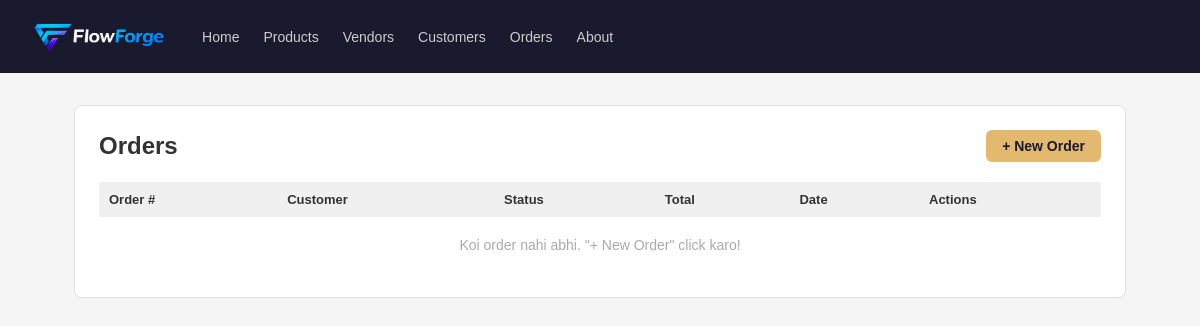
The page /orders on the database as committed earlier.
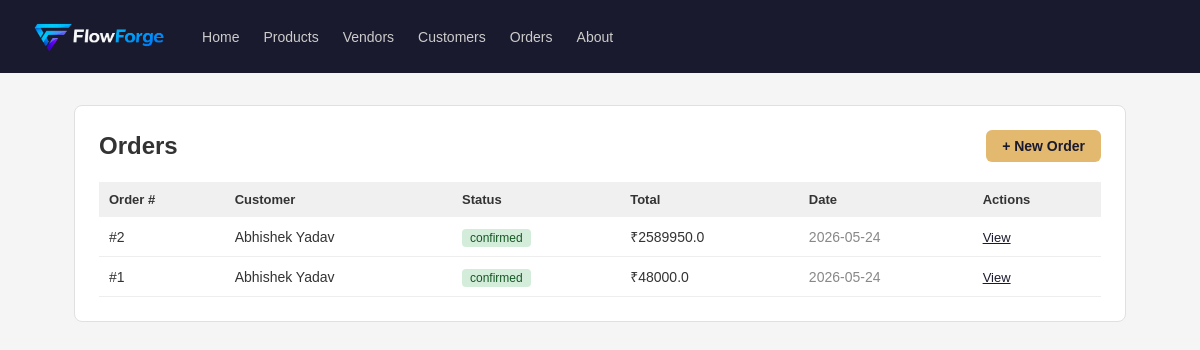
The same page on the database as committed later.
### tables this page shows
CREATE TABLE orders (
            id INTEGER PRIMARY KEY AUTOINCREMENT,
            customer_id INTEGER NOT NULL,
            status TEXT DEFAULT 'pending',
            total_amount REAL DEFAULT 0,
            created_at TIMESTAMP DEFAULT CURRENT_TIMESTAMP,
            FOREIGN KEY (customer_id) REFERENCES customers(id)
        );

CREATE TABLE customers (
            id INTEGER PRIMARY KEY AUTOINCREMENT,
            name TEXT NOT NULL,
            email TEXT,
            phone TEXT,
            address TEXT
        );

### App.py (the view)
@app.route('/orders')
def orders_list():
    db = get_db()
    orders = db.execute('''
        SELECT orders.*, customers.name as customer_name
        FROM orders
        JOIN customers ON orders.customer_id = customers.id
        ORDER BY orders.created_at DESC
    ''').fetchall()
    db.close()
    return render_template('orders/list.html', orders=orders)

### database.py (called while the page is built)
def get_db():
    conn = sqlite3.connect(DATABASE)
    conn.row_factory = sqlite3.Row
    return conn

### templates/orders/list.html (shortened to what this page needs)
{% extends "base.html" %}
{% block content %}
<div class="card">
    <div style="display: flex; justify-content: space-between; align-items: center;">
        <h2>Orders</h2>
        <a href="/orders/add" style="background: #e2b96f; color: #1a1a2e; padding: 8px 16px;
           border-radius: 6px; text-decoration: none; font-size: 14px; font-weight: 600;">
            + New Order
        </a>
    </div>
    <table style="width: 100%; border-collapse: collapse; margin-top: 20px;">
        <thead>
            <tr style="background: #f0f0f0;">
                <th style="padding: 10px; text-align: left; font-size: 13px;">Order #</th>
                <th style="padding: 10px; text-align: left; font-size: 13px;">Customer</th>
                <th style="padding: 10px; text-align: left; font-size: 13px;">Status</th>
                <th style="padding: 10px; text-align: left; font-size: 13px;">Total</th>
                <th style="padding: 10px; text-align: left; font-size: 13px;">Date</th>
                <th style="padding: 10px; text-align: left; font-size: 13px;">Actions</th>
            </tr>
        </thead>
        <tbody>
            {% for order in orders %}
            <tr style="border-bottom: 1px solid #eee;">
                <td style="padding: 10px; font-size: 14px;">#{{ order['id'] }}</td>
                <td style="padding: 10px; font-size: 14px;">{{ order['customer_name'] }}</td>
                <td style="padding: 10px;">
                    <span style="
                        background: {% if order['status'] == 'confirmed' %}#d4edda{% elif order['status'] == 'pending' %}#fff3cd{% else %}#f8d7da{% endif %};
                        color: {% if order['status'] == 'confirmed' %}#155724{% elif order['status'] == 'pending' %}#856404{% else %}#721c24{% endif %};
                        padding: 2px 8px; border-radius: 4px; font-size: 12px;">
                        {{ order['status'] }}
                    </span>
                </td>
                <td style="padding: 10px; font-size: 14px;">₹{{ order['total_amount'] }}</td>
                <td style="padding: 10px; font-size: 14px; color: #888;">{{ order['created_at'][:10] }}</td>
                <td style="padding: 10px;">
                    <a href="/orders/{{ order['id'] }}"
                       style="font-size: 13px; color: #1a1a2e; margin-right: 12px;">View</a>
                </td>
            </tr>
            {% else %}
            <tr>
                <td colspan="6" style="padding: 20px; text-align: center; color: #aaa; font-size: 14px;">
                    Koi order nahi abhi. "+ New Order" click karo!
                </td>
            </tr>
            {% endfor %}
        </tbody>
    </table>
</div>
{% endblock %}

### templates/base.html (shortened to what this page needs)
<!DOCTYPE html>
<html lang="en">
<head>
</head>
<body>
    <nav>
        <img src="{{ url_for('static', filename='logo.png') }}" height="45" style="border-radius: 20px;">
        <a href="/">Home</a>
        <a href="/products">Products</a>
        <a href="/vendors">Vendors</a>
        <a href="/customers">Customers</a>
        <a href="/orders">Orders</a>
        <a href="/about">About</a>
    </nav>
    <div class="container">
        {% block content %}
        {% endblock %}
    </div>
</body>
</html>

### templates/base.html (style rules this page uses)
* { margin: 0; padding: 0; box-sizing: border-box; }
body { font-family: sans-serif; background: #f5f5f5; color: #333; }
nav { background: #1a1a2e; padding: 14px 24px; display: flex; align-items: center; gap: 24px; }
nav a { color: #ccc; text-decoration: none; font-size: 14px; }
.container { max-width: 1100px; margin: 32px auto; padding: 0 24px; }
.card { background: white; border-radius: 8px; padding: 24px; border: 1px solid #e0e0e0; }

Rows that differ between the two databases and show on the page:
added orders: id "2", customer_name "Abhishek Yadav", status "confirmed", total_amount "2589950.0", created_at "2026-05-24"
added orders: id "1", customer_name "Abhishek Yadav", status "confirmed", total_amount "48000.0", created_at "2026-05-24"
Other text that changed with them:
text no longer shown: "Koi order nahi abhi. \"+ New Order\" click karo!"
